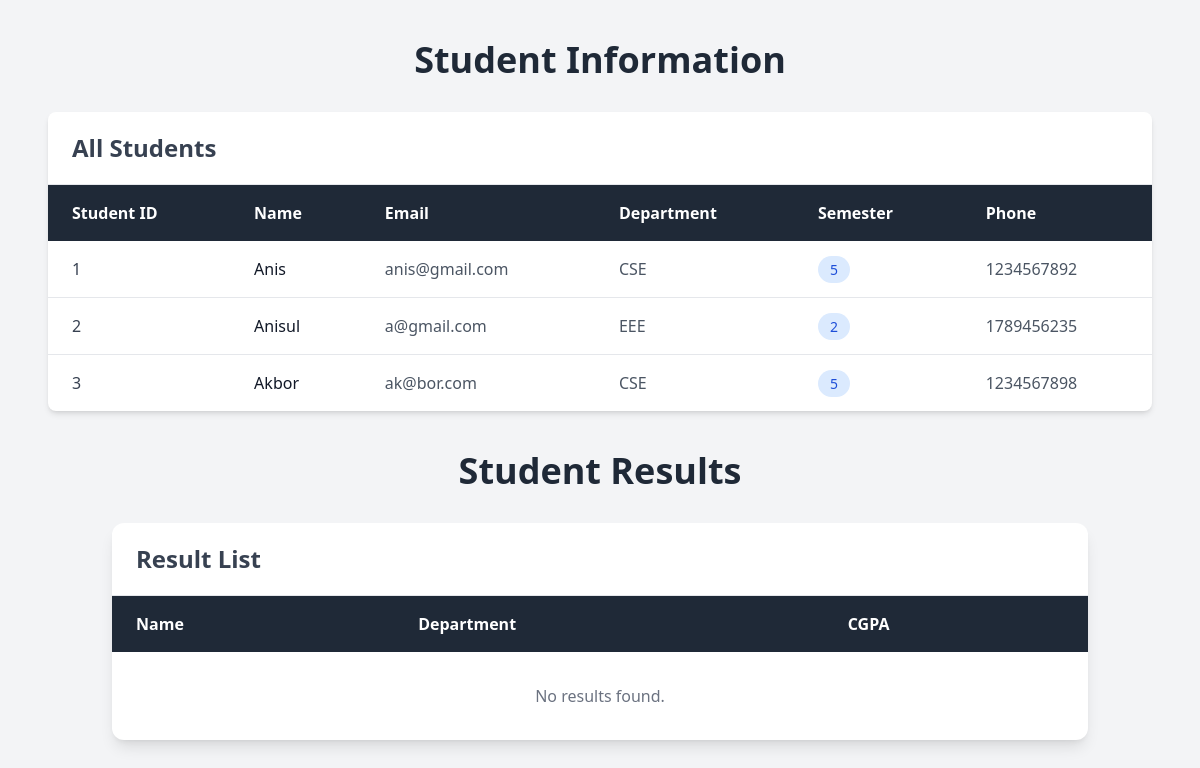
Page /cl/ on the earlier database version.
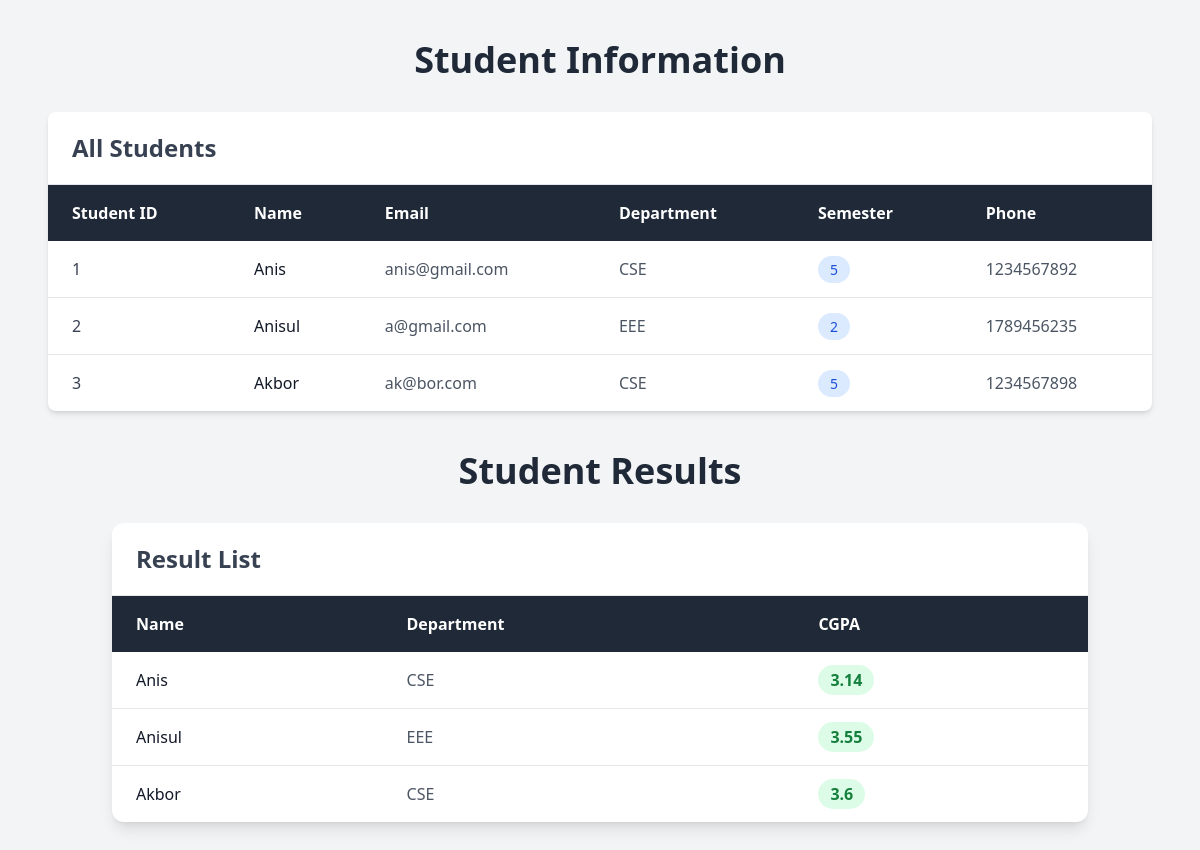
Same page on the later database version.
### collage/models.py (models this page shows)
class Student(models.Model):
    student_id = models.IntegerField()
    student_name = models.CharField(max_length=50)
    student_email = models.EmailField(max_length=50)
    student_department = models.CharField(max_length=50)
    student_semester = models.IntegerField()
    student_phone = models.IntegerField()

class Result (models.Model):
    student_name = models.CharField(max_length=50)
    student_department = models.CharField(max_length=50)
    student_cgpa = models.FloatField()

### collage/views.py (the view)
# urls.py: path('', views.collage, name='collage'),
def collage(request):
    studentDetails = Student.objects.all()
    result = Result.objects.all()
    return render(request, 'collage/student.html',
                  {'studentDetails': studentDetails,
                   'result': result})

### templates/collage/student.html (shortened to what this page needs)
<!DOCTYPE html>
<html lang="en">
<head>
    <script src="https://cdn.tailwindcss.com"></script>
</head>
<body class="bg-gray-100 min-h-screen">
    <div class="max-w-6xl mx-auto px-6 py-10">
        <h1 class="text-4xl font-bold text-center text-gray-800 mb-8">
            Student Information
        </h1>
        <div class="bg-white rounded-lg shadow-md overflow-hidden">
            <div class="px-6 py-5 border-b border-gray-200">
                <h2 class="text-2xl font-semibold text-gray-700">
                    All Students
                </h2>
            </div>
            <div class="overflow-x-auto">
                <table class="w-full text-left">
                    <thead class="bg-gray-800 text-white">
                        <tr>
                            <th class="px-6 py-4">Student ID</th>
                            <th class="px-6 py-4">Name</th>
                            <th class="px-6 py-4">Email</th>
                            <th class="px-6 py-4">Department</th>
                            <th class="px-6 py-4">Semester</th>
                            <th class="px-6 py-4">Phone</th>
                        </tr>
                    </thead>
                    <tbody class="divide-y divide-gray-200">
                        {% for student in studentDetails %}
                        <tr class="hover:bg-gray-50 transition">
                            <td class="px-6 py-4 text-gray-700">
                                {{ student.student_id }}
                            </td>
                            <td class="px-6 py-4 font-medium text-gray-900">
                                {{ student.student_name }}
                            </td>
                            <td class="px-6 py-4 text-gray-600">
                                {{ student.student_email }}
                            </td>
                            <td class="px-6 py-4 text-gray-600">
                                {{ student.student_department }}
                            </td>
                            <td class="px-6 py-4">
                                <span class="bg-blue-100 text-blue-700 px-3 py-1 rounded-full text-sm">
                                    {{ student.student_semester }}
                                </span>
                            </td>
                            <td class="px-6 py-4 text-gray-600">
                                {{ student.student_phone }}
                            </td>
                        </tr>
                        {% empty %}
                        <tr>
                            <td colspan="6" class="text-center px-6 py-8 text-gray-500">
                                No students found.
                            </td>
                        </tr>
                        {% endfor %}
                    </tbody>
                </table>
            </div>
        </div>
        <div class="max-w-5xl mx-auto px-6 py-10">
        <h1 class="text-4xl font-bold text-center text-gray-800 mb-8">
            Student Results
        </h1>
        <div class="bg-white rounded-xl shadow-lg overflow-hidden">
                <div class="px-6 py-5 border-b border-gray-200">
                    <h2 class="text-2xl font-semibold text-gray-700">
                        Result List
                    </h2>
                </div>
                <div class="overflow-x-auto">
                    <table class="w-full text-left">
                        <thead class="bg-gray-800 text-white">
                            <tr>
                                <th class="px-6 py-4">Name</th>
                                <th class="px-6 py-4">Department</th>
                                <th class="px-6 py-4">CGPA</th>
                            </tr>
                        </thead>
                        <tbody class="divide-y divide-gray-200">
                            {% for res in result %}
                            <tr class="hover:bg-gray-50 transition">
                                <td class="px-6 py-4 font-medium text-gray-900">
                                    {{ res.student_name }}
                                </td>
                                <td class="px-6 py-4 text-gray-600">
                                    {{ res.student_department }}
                                </td>
                                <td class="px-6 py-4">
                                    <span class="bg-green-100 text-green-700 px-3 py-1 rounded-full font-semibold">
                                        {{ res.student_cgpa }}
                                    </span>
                                </td>
                            </tr>
                            {% empty %}
                            <tr>
                                <td colspan="3" class="text-center px-6 py-8 text-gray-500">
                                    No results found.
                                </td>
                            </tr>
                            {% endfor %}
                        </tbody>
                    </table>
                </div>
            </div>
        </div>
    </div>
</body>
</html>

Differences in the rows shown:
added Result: student_name "Anis", student_department "CSE", student_cgpa "3.14"
added Result: student_name "Anisul", student_department "EEE", student_cgpa "3.55"
added Result: student_name "Akbor", student_department "CSE", student_cgpa "3.6"
Other differences:
text no longer shown: "No results found."
